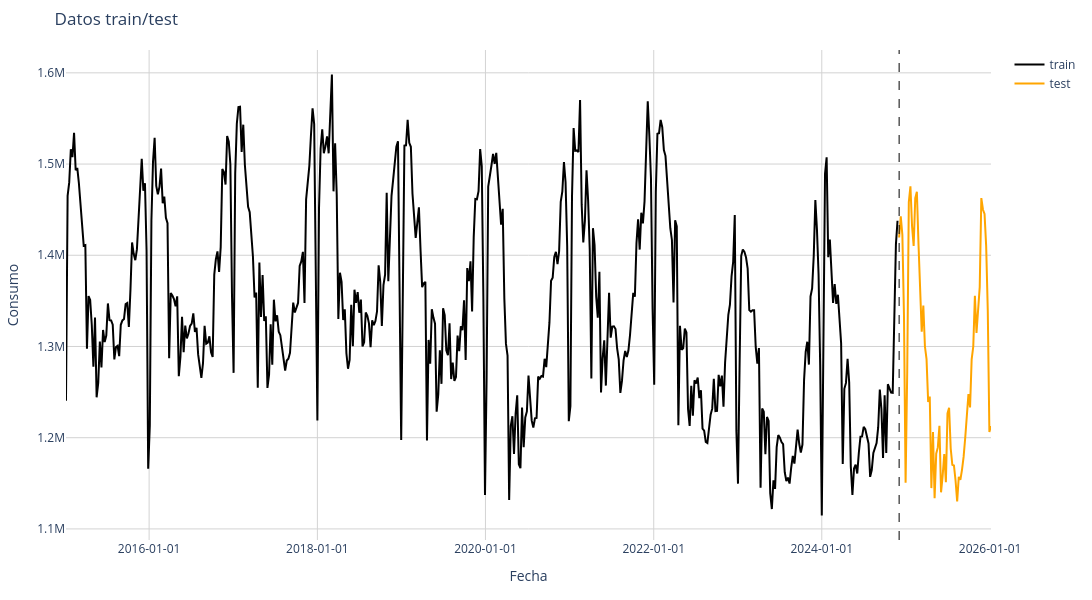

Source (notebook cell):
### Code cell
# en plotly
# asegurar que los índices sean fechas
train_raw.index = pd.to_datetime(train_raw.index)
test_raw.index = pd.to_datetime(test_raw.index)

# fecha de inicio de validación
fecha_inicio_val = test_raw.index.min()


fig = go.Figure()

fig.add_trace(go.Scatter(
    x=train_raw["Start date"], y=train_raw["value"],
    mode="lines", name="train",
    line=dict(color="black", width=2)
))

fig.add_trace(go.Scatter(
    x=test_raw["Start date"], y=test_raw["value"],
    mode="lines", name="test",
    line=dict(color="orange", width=2)
))

fig.add_vline(
    x=fecha_train_test,
    line=dict(color="black", dash="dash", width=1)
)

fig.update_layout(
    title="Datos train/test",
    width=1200, height=600,
    template="plotly_white",
    margin=dict(l=60, r=30, t=50, b=60),
    plot_bgcolor="white", paper_bgcolor="white"
)

fig.update_xaxes(title="Fecha", tickformat="%Y-%m-%d",
                 showgrid=True, gridcolor="lightgray", automargin=True)
fig.update_yaxes(title="Consumo",
                 showgrid=True, gridcolor="lightgray", automargin=True)

fig.show()
fig.write_image(
    "../../../data/preds_energy_models/images/train_test_xgboost.png",
    width=1100,
    height=620,
    scale=3
)
